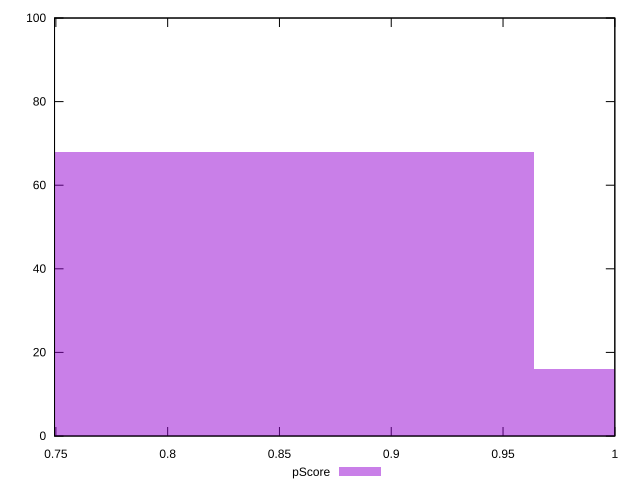

This figure's gnuplot source:
reset

$pScore <<EOF
0.6426641840523912 16
0.8568855787365216 68
1.071106973420652 16
EOF

set key outside below
set boxwidth 0.2142213946841304
set xrange [0.7494011111111111:1]
set yrange [0:100]
set trange [0:100]
set style fill transparent solid 0.5 noborder
set terminal svg size 640, 490 enhanced background rgb 'white'
set output "reports/report_00032_2021-02-25T10-28-15.087Z/uses-rel-preconnect/samples/astro/pScore/histogram.svg"

plot $pScore title "pScore" with boxes

reset
